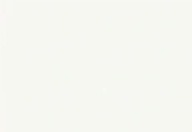
#> input picture scripts/referencia_fondo_neutro.png, 192 x 132 px
$ python generar_desechables_neutro.py
#> lines starting #> are read from the running program, lines starting #| are printed output that depends on the picture
#!/usr/bin/env python3
"""
Generación de Imágenes con Fondo de Estudio Neutro para Desechables
==================================================================
Distribuidora Tridente

Aplica el fondo neutro cálido (#F6F7F1, RGB 246, 247, 241) según la imagen
de referencia adjunta por el usuario (referencia_fondo_neutro.png), eliminando
completamente el fondo celeste previo y preservando sombras naturales de contacto
y la máxima nitidez del producto.
"""

import io
import os
from pathlib import Path
from PIL import Image
import numpy as np

REPO_ROOT = Path(__file__).resolve().parents[1]
REF_NEUTRO_PATH = REPO_ROOT / "scripts" / "referencia_fondo_neutro.png"
ASSETS_DIR = REPO_ROOT / "scripts" / "assets_estudio"
REF_BAG_PATH = REPO_ROOT / "scripts" / "referencia_fondo.jpg"

MAX_BINARY_BYTES = 72_000

if not REF_NEUTRO_PATH.exists():
    raise FileNotFoundError(f"No se encontró la referencia neutra en {REF_NEUTRO_PATH}")

ref_im = Image.open(REF_NEUTRO_PATH).convert("RGB")
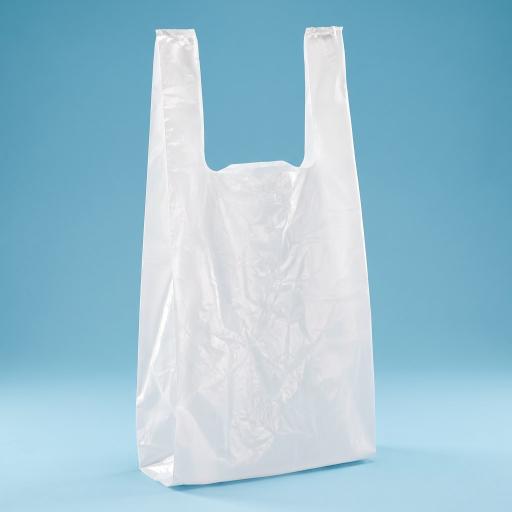
#> input picture scripts/referencia_fondo.jpg, 1024 x 1024 px (shown at 1/2 size)
#> in main, bag_im is the input picture: PIL image 1024x1024 RGB; mean R, G, B 156.8, 194.8, 211.3


def get_neutral_bg(w: int = 900, h: int = 900) -> Image.Image:
    return ref_im.resize((w, h), Image.Resampling.LANCZOS)


def compress_to_limit(img: Image.Image, max_bytes: int = MAX_BINARY_BYTES) -> tuple[bytes, int]:
    for q in range(88, 35, -2):
        buf = io.BytesIO()
        img.save(buf, format="JPEG", quality=q, optimize=True)
        raw = buf.getvalue()
        if len(raw) <= max_bytes:
            return raw, q
    return raw, 35


def process_cyan_to_neutral(img: Image.Image, codigo: str = "", target_dim: int = 900) -> Image.Image:
#> called with codigo = '762', target_dim = 900
    if img.size != (target_dim, target_dim):
        img = img.resize((target_dim, target_dim), Image.Resampling.LANCZOS)

    arr = np.array(img.convert("RGB"), dtype=np.float32)
    h, w, _ = arr.shape
#> h = 900; w = 900

    r = arr[:, :, 0]
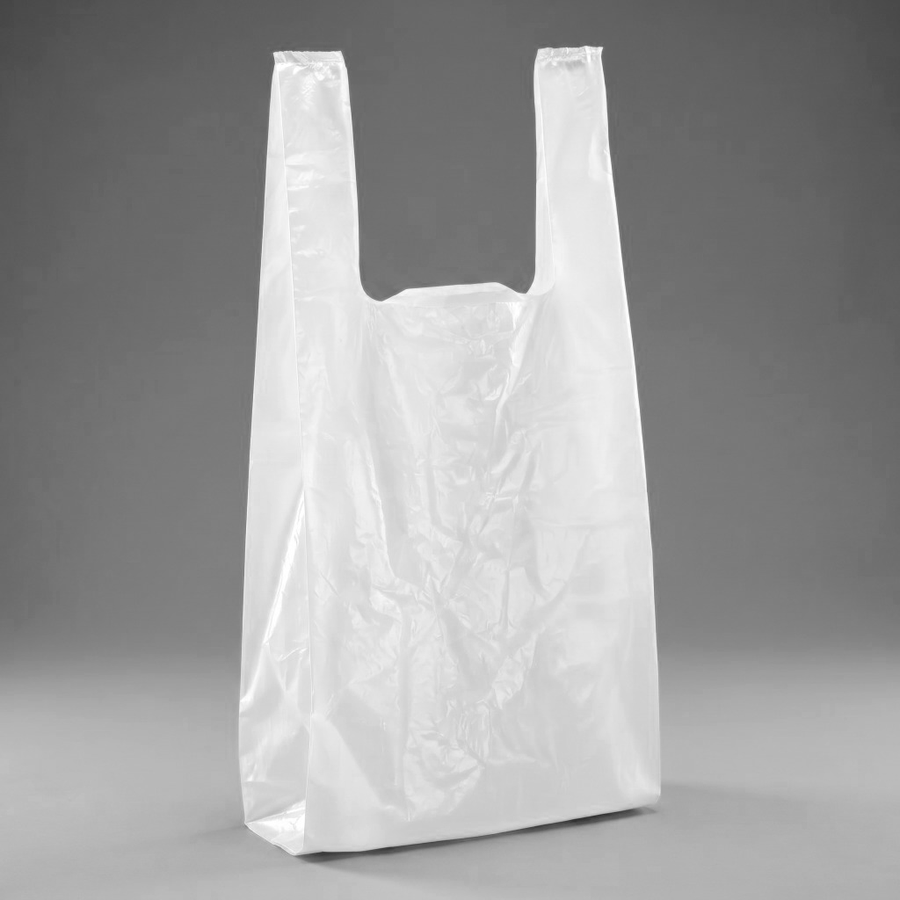
#> r: shape (900, 900) float32; min 41, max 255, mean 156.8
    g = arr[:, :, 1]
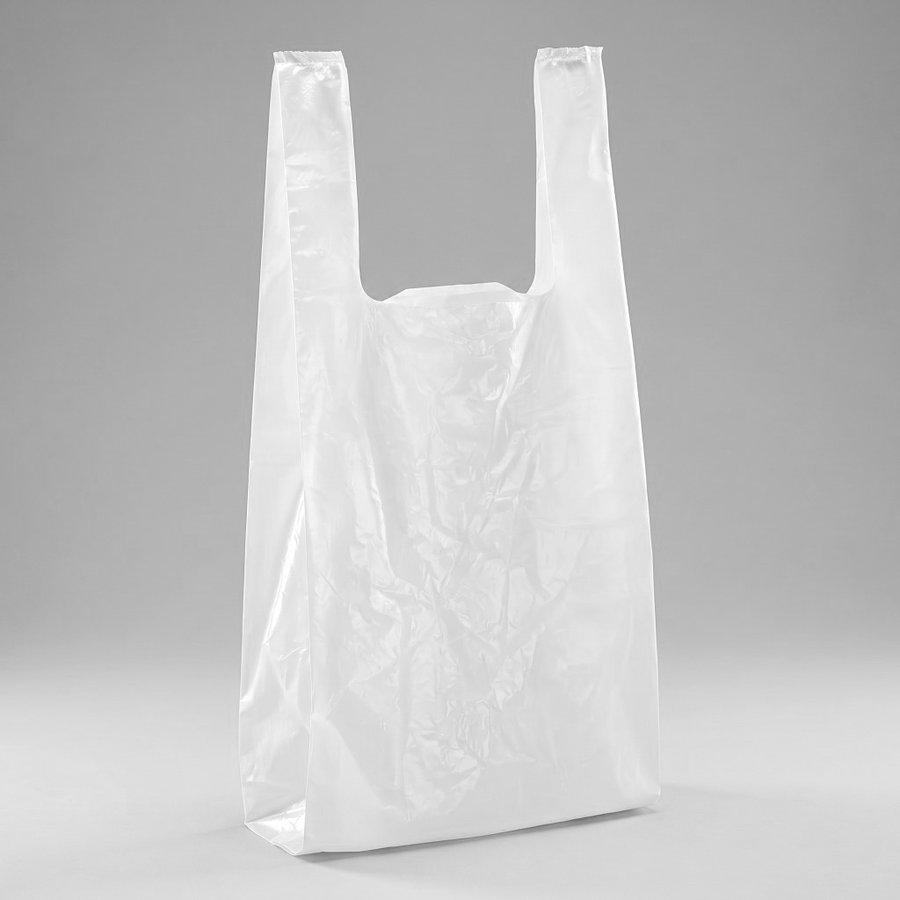
#> g: shape (900, 900) float32; min 106, max 255, mean 194.8
    b = arr[:, :, 2]
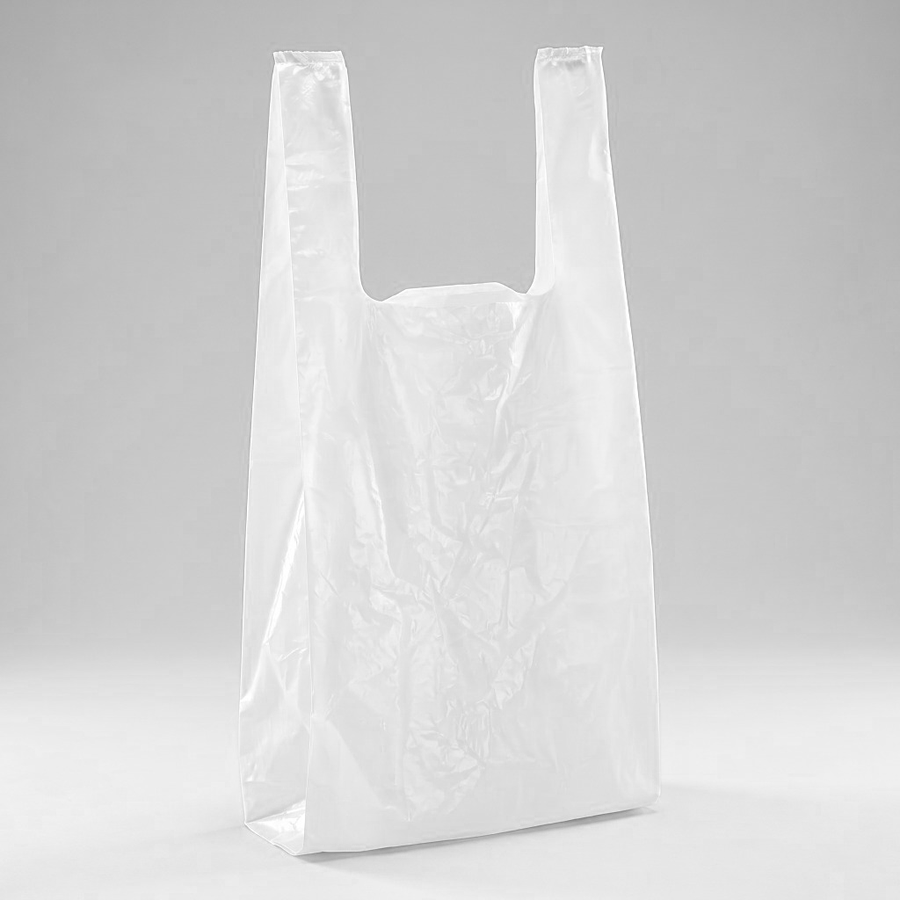
#> b: shape (900, 900) float32; min 130, max 255, mean 211.3

    # Cyan metric: en fondo celeste b > g > r
    cyan_metric = (b - r) * 0.6 + (g - r) * 0.4
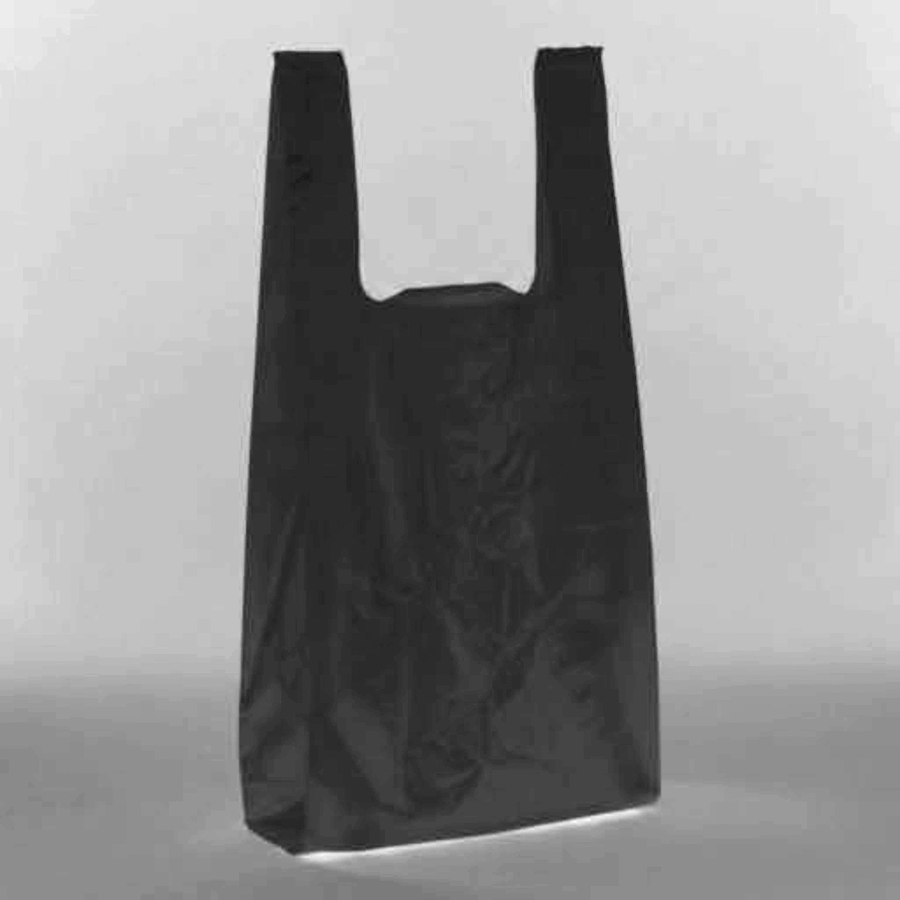
#> cyan_metric: shape (900, 900) float32; min -18.2, max 96.8, mean 48; drawn with min black and max white

    # Perfil del fondo celeste en margen izquierdo (cols 5 a 25)
    bg_cyan_col = np.mean(arr[:, 5:25, :], axis=1)
#> bg_cyan_col = 900 rows, first 8: [72.1, 145, 170], [72.45, 145.4, 170.4], [72.45, 145.4, 170.4], [72.35, 145.2, 170.2], [72.55, 145.4, 170.4], [72.65, 145.6, 170.6], [72.65, 145.6, 170.6], [73.2, 146.1, 171.1]
    bg_r = bg_cyan_col[:, 0]
#> bg_r = 900 values, max 190 at index 810, min 72.1 at index 0, mean 119.1
    bg_g = bg_cyan_col[:, 1]
#> bg_g = 900 values, max 225.6 at index 785, min 145 at index 0, mean 176.2
    bg_b = bg_cyan_col[:, 2]
#> bg_b = 900 values, max 239.6 at index 785, min 170 at index 0, mean 199.3
    bg_brightness = (bg_r + bg_g + bg_b) / 3.0
#> bg_brightness = 900 values, max 218.3 at index 785, min 129 at index 0, mean 164.9

    brightness = (r + g + b) / 3.0

    # Ratio de sombra relativa al fondo limpio
    shadow_ratio = np.clip(brightness / (bg_brightness[:, np.newaxis] + 1e-5), 0.55, 1.0)

    # Canvas neutro de destino
    neutral_bg = get_neutral_bg(w, h)
    neutral_bg_arr = np.array(neutral_bg, dtype=np.float32)

    # Umbrales según material del producto
    if codigo in ["774", "775", "776", "777", "778"]:
        # Plumavit: blanco sólido/gris claro
        t_low = 8.0
        t_high = 24.0
    elif codigo in ["770", "771", "772", "773"]:
        # Bambú/madera: tono cálido marrón/amarillo
        t_low = 6.0
        t_high = 22.0
    elif codigo in ["765", "766"]:
        # Vasos transparentes
        t_low = 14.0
        t_high = 32.0
    else:
        # Bolsas, vasos de papel (760-764, 767-769)
        t_low = 10.0
        t_high = 26.0

    # Alfa de producto
    alpha = np.clip((t_high - cyan_metric) / (t_high - t_low), 0.0, 1.0)
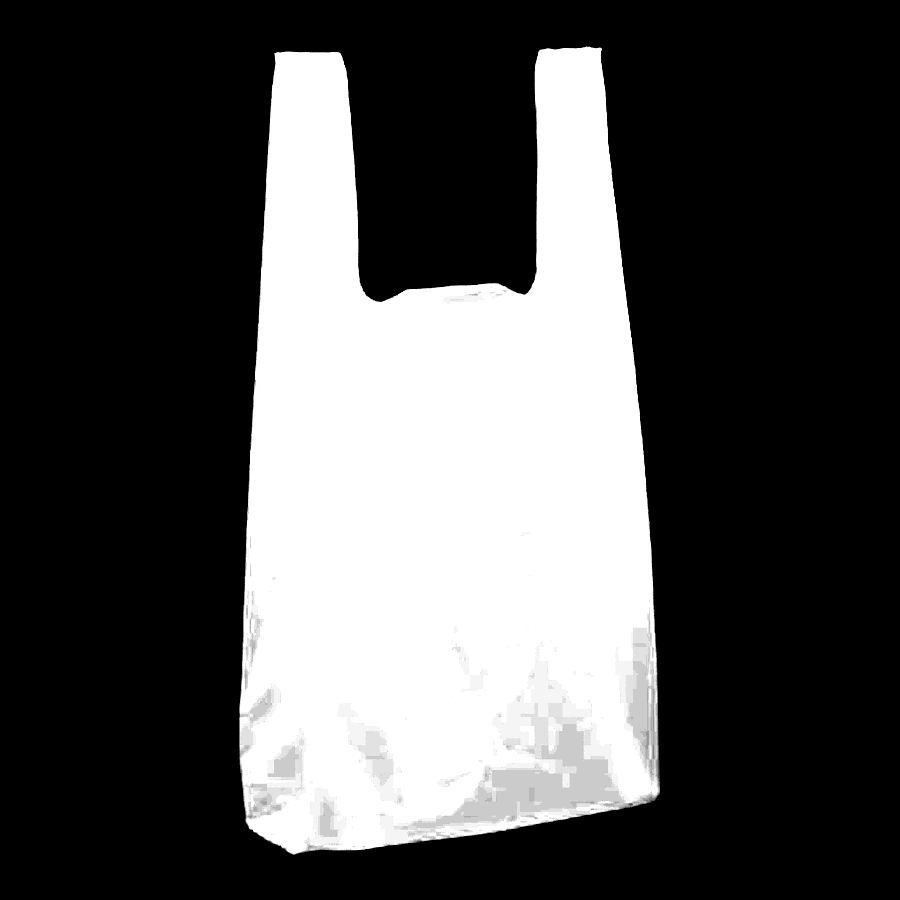
#> alpha: shape (900, 900) float32; min 0, max 1, mean 0.312

    # De-spill de rebote celeste en bordes del producto
    b_despill = np.minimum(b, np.maximum(r, g) + 3.0)
    if codigo in ["774", "775", "776", "777", "778", "767", "761"]:
        g_despill = np.minimum(g, r + 5.0)
    else:
        g_despill = g

    prod_clean = np.stack([r, g_despill, b_despill], axis=2)

    # Piso neutro con sombra de contacto preservada
    floor_factor = np.clip((np.arange(h)[:, np.newaxis] - h * 0.55) / (h * 0.25), 0.0, 1.0)
#> floor_factor = 900 values from 0 to 1
    effective_shadow = 1.0 - floor_factor * (1.0 - shadow_ratio) * 0.85
    bg_shadowed = neutral_bg_arr * effective_shadow[:, :, np.newaxis]

    # Mezcla compuesta
    alpha_3d = alpha[:, :, np.newaxis]
    out_arr = prod_clean * alpha_3d + bg_shadowed * (1.0 - alpha_3d)
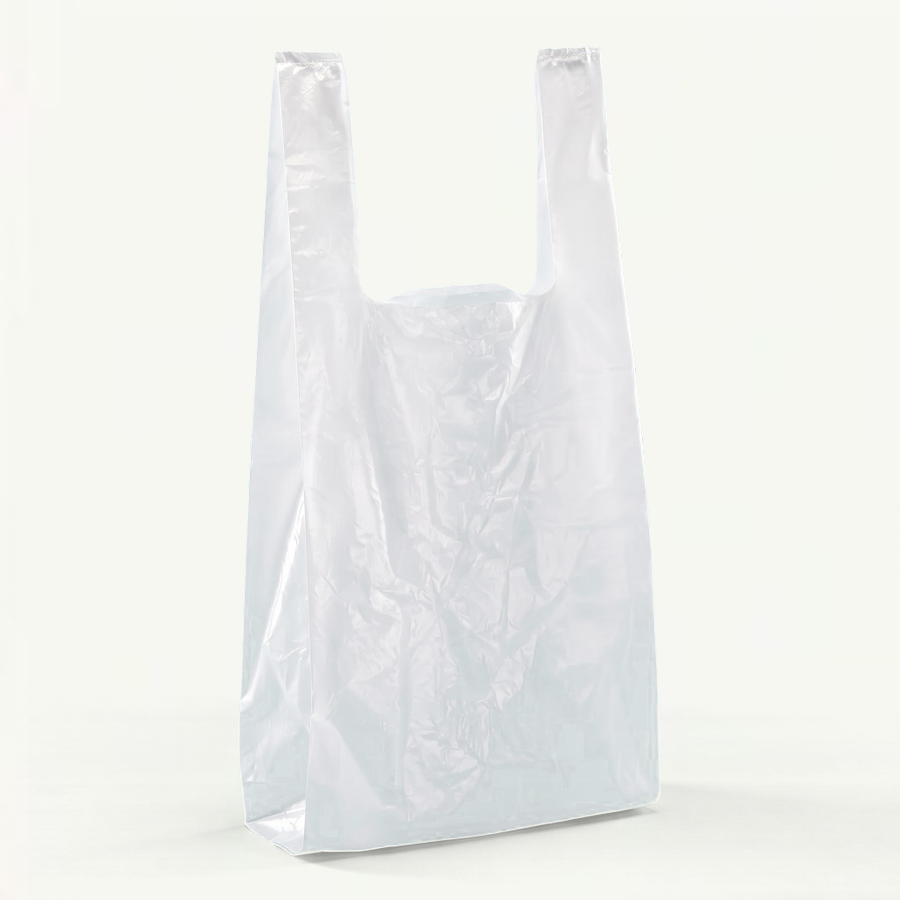
#> out_arr: shape (900, 900, 3) float64; mean of channels 0, 1, 2 238, 239.3, 236; drawn as R, G, B
    out_arr = np.clip(out_arr, 0, 255).astype(np.uint8)

    return Image.fromarray(out_arr)


def main():
    print("=" * 70)
    print("GENERADOR DE IMÁGENES DE DESECHABLES CON FONDO NEUTRO (#F6F7F1)")
    print("=" * 70)

    # 1. Procesar Referencia de Fondo (Bolsas 760, 761, 762, 763)
    print("\n1. Procesando imagen de referencia de bolsas (760, 761, 762, 763)...")
    with Image.open(REF_BAG_PATH) as bag_im:
        bag_neutro = process_cyan_to_neutral(bag_im, "762", target_dim=900)
        raw_bag, q_bag = compress_to_limit(bag_neutro, MAX_BINARY_BYTES)
#> q_bag = 88
        with open(REF_BAG_PATH, "wb") as f:
            f.write(raw_bag)
        print(f"  ✓ referencia_fondo.jpg actualizado: {len(raw_bag)} bytes ({len(raw_bag)/1024:.1f} KB, q={q_bag})")
#|   ✓ referencia_fondo.jpg actualizado: 36041 bytes (35.2 KB, q=88)

    # 2. Procesar Assets Curados 764 a 778
    curated_codes = ["764", "765", "766", "767", "768", "769", "770", "771", "772", "773", "774", "775", "776", "777", "778"]
    print(f"\n2. Procesando {len(curated_codes)} productos desechables en assets_estudio/...")

    for cod in curated_codes:
        asset_file = ASSETS_DIR / f"{cod}_final.jpg"
        if not asset_file.exists():
            print(f"  ⚠ No se encontró {asset_file}")
            continue

        with Image.open(asset_file) as im:
            res_neutro = process_cyan_to_neutral(im, cod, target_dim=900)
            raw_bytes, q = compress_to_limit(res_neutro, MAX_BINARY_BYTES)
            with open(asset_file, "wb") as f:
                f.write(raw_bytes)

            arr = np.array(res_neutro)
            tl = arr[5, 5].tolist()
            br = arr[-6, -6].tolist()
            print(f"  ✓ [{cod}] {len(raw_bytes):5d} B ({len(raw_bytes)/1024:4.1f} KB, q={q:2d}) | TL={tl} BR={br}")

    print("\n" + "=" * 70)
    print("✓ Todos los desechables convertidos exitosamente al estándar de fondo neutro.")
    print("=" * 70)


if __name__ == "__main__":
    main()
